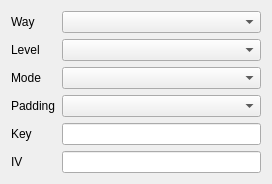
<?xml version="1.0" encoding="UTF-8"?>
<ui version="4.0">
 <class>AesCipherUi</class>
 <widget class="QWidget" name="AesCipherUi">
  <property name="geometry">
   <rect>
    <x>0</x>
    <y>0</y>
    <width>272</width>
    <height>182</height>
   </rect>
  </property>
  <property name="windowTitle">
   <string notr="true">Form</string>
  </property>
  <layout class="QGridLayout" name="gridLayout">
   <item row="7" column="1">
    <widget class="QLineEdit" name="lineEditKey">
     <property name="minimumSize">
      <size>
       <width>180</width>
       <height>0</height>
      </size>
     </property>
    </widget>
   </item>
   <item row="5" column="1">
    <widget class="QComboBox" name="comboBoxPaddingStandard"/>
   </item>
   <item row="5" column="0">
    <widget class="QLabel" name="label_3">
     <property name="text">
      <string>Padding</string>
     </property>
    </widget>
   </item>
   <item row="3" column="1">
    <widget class="QComboBox" name="comboBoxMode"/>
   </item>
   <item row="9" column="0">
    <widget class="QLabel" name="label_5">
     <property name="text">
      <string>IV</string>
     </property>
    </widget>
   </item>
   <item row="3" column="0">
    <widget class="QLabel" name="label_2">
     <property name="text">
      <string>Mode</string>
     </property>
    </widget>
   </item>
   <item row="1" column="0">
    <widget class="QLabel" name="label">
     <property name="text">
      <string>Level</string>
     </property>
    </widget>
   </item>
   <item row="1" column="1">
    <widget class="QComboBox" name="comboBoxLevel"/>
   </item>
   <item row="7" column="0">
    <widget class="QLabel" name="label_4">
     <property name="text">
      <string>Key</string>
     </property>
    </widget>
   </item>
   <item row="9" column="1">
    <widget class="QLineEdit" name="lineEditIv"/>
   </item>
   <item row="0" column="0">
    <widget class="QLabel" name="label_6">
     <property name="text">
      <string>Way</string>
     </property>
    </widget>
   </item>
   <item row="0" column="1">
    <widget class="QComboBox" name="comboBoxWay"/>
   </item>
  </layout>
 </widget>
 <resources/>
 <connections/>
</ui>
